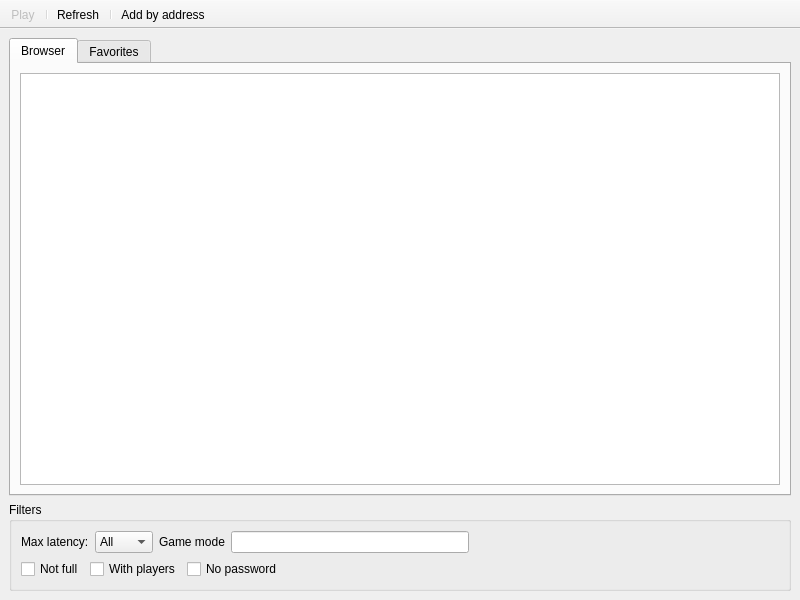
<?xml version="1.0" encoding="UTF-8"?>
<ui version="4.0">
 <class>MainWindow</class>
 <widget class="QMainWindow" name="MainWindow">
  <property name="geometry">
   <rect>
    <x>0</x>
    <y>0</y>
    <width>800</width>
    <height>600</height>
   </rect>
  </property>
  <property name="windowTitle">
   <string>tes3mp Server Browser</string>
  </property>
  <widget class="QWidget" name="centralwidget">
   <layout class="QVBoxLayout" name="verticalLayout">
    <item>
     <widget class="QTabWidget" name="tabWidget">
      <property name="currentIndex">
       <number>0</number>
      </property>
      <widget class="QWidget" name="tabBrowser">
       <attribute name="title">
        <string>Browser</string>
       </attribute>
       <layout class="QHBoxLayout" name="horizontalLayout_2">
        <item>
         <widget class="QTableView" name="tblServerBrowser">
          <property name="selectionMode">
           <enum>QAbstractItemView::SingleSelection</enum>
          </property>
          <property name="selectionBehavior">
           <enum>QAbstractItemView::SelectRows</enum>
          </property>
          <property name="sortingEnabled">
           <bool>true</bool>
          </property>
          <attribute name="verticalHeaderVisible">
           <bool>false</bool>
          </attribute>
         </widget>
        </item>
       </layout>
      </widget>
      <widget class="QWidget" name="tabFavorites">
       <attribute name="title">
        <string>Favorites</string>
       </attribute>
       <layout class="QHBoxLayout" name="horizontalLayout_3">
        <item>
         <widget class="QTableView" name="tblFavorites">
          <property name="selectionMode">
           <enum>QAbstractItemView::SingleSelection</enum>
          </property>
          <property name="selectionBehavior">
           <enum>QAbstractItemView::SelectRows</enum>
          </property>
          <property name="sortingEnabled">
           <bool>true</bool>
          </property>
          <attribute name="verticalHeaderVisible">
           <bool>false</bool>
          </attribute>
         </widget>
        </item>
       </layout>
      </widget>
     </widget>
    </item>
    <item>
     <widget class="QGroupBox" name="groupBoxFilters">
      <property name="title">
       <string>Filters</string>
      </property>
      <layout class="QVBoxLayout" name="verticalLayout_2">
       <item>
        <layout class="QHBoxLayout" name="horizontalLayout_6">
         <item>
          <layout class="QHBoxLayout" name="horizontalLayout">
           <item>
            <widget class="QLabel" name="lblMaxLatency">
             <property name="text">
              <string>Max latency:</string>
             </property>
            </widget>
           </item>
           <item>
            <widget class="QComboBox" name="comboLatency">
             <item>
              <property name="text">
               <string>All</string>
              </property>
             </item>
             <item>
              <property name="text">
               <string>&lt;50</string>
              </property>
             </item>
             <item>
              <property name="text">
               <string>&lt;100</string>
              </property>
             </item>
             <item>
              <property name="text">
               <string>&lt;150</string>
              </property>
             </item>
             <item>
              <property name="text">
               <string>&lt;200</string>
              </property>
             </item>
             <item>
              <property name="text">
               <string>&lt;250</string>
              </property>
             </item>
            </widget>
           </item>
          </layout>
         </item>
         <item>
          <layout class="QHBoxLayout" name="horizontalLayout_5">
           <item>
            <widget class="QLabel" name="lblGameMode">
             <property name="text">
              <string>Game mode</string>
             </property>
            </widget>
           </item>
           <item>
            <widget class="QLineEdit" name="leGamemode"/>
           </item>
          </layout>
         </item>
         <item>
          <spacer name="horizontalSpacer_2">
           <property name="orientation">
            <enum>Qt::Horizontal</enum>
           </property>
           <property name="sizeHint" stdset="0">
            <size>
             <width>40</width>
             <height>20</height>
            </size>
           </property>
          </spacer>
         </item>
        </layout>
       </item>
       <item>
        <layout class="QHBoxLayout" name="horizontalLayout_7">
         <item>
          <widget class="QCheckBox" name="cBoxNotFull">
           <property name="text">
            <string>Not full</string>
           </property>
          </widget>
         </item>
         <item>
          <widget class="QCheckBox" name="cBoxWithPlayers">
           <property name="text">
            <string>With players</string>
           </property>
          </widget>
         </item>
         <item>
          <widget class="QCheckBox" name="cBBoxWOPass">
           <property name="text">
            <string>No password</string>
           </property>
          </widget>
         </item>
         <item>
          <spacer name="horizontalSpacer">
           <property name="orientation">
            <enum>Qt::Horizontal</enum>
           </property>
           <property name="sizeHint" stdset="0">
            <size>
             <width>40</width>
             <height>20</height>
            </size>
           </property>
          </spacer>
         </item>
        </layout>
       </item>
      </layout>
     </widget>
    </item>
   </layout>
  </widget>
  <widget class="QToolBar" name="toolBar">
   <property name="enabled">
    <bool>true</bool>
   </property>
   <property name="windowTitle">
    <string>toolBar</string>
   </property>
   <property name="movable">
    <bool>false</bool>
   </property>
   <property name="floatable">
    <bool>false</bool>
   </property>
   <attribute name="toolBarArea">
    <enum>TopToolBarArea</enum>
   </attribute>
   <attribute name="toolBarBreak">
    <bool>false</bool>
   </attribute>
   <addaction name="actionPlay"/>
   <addaction name="separator"/>
   <addaction name="actionRefresh"/>
   <addaction name="separator"/>
   <addaction name="actionAdd_by_IP"/>
  </widget>
  <action name="actionAdd">
   <property name="enabled">
    <bool>false</bool>
   </property>
   <property name="text">
    <string>Add</string>
   </property>
  </action>
  <action name="actionDelete">
   <property name="enabled">
    <bool>false</bool>
   </property>
   <property name="text">
    <string>Delete</string>
   </property>
  </action>
  <action name="actionRefresh">
   <property name="text">
    <string>Refresh</string>
   </property>
  </action>
  <action name="actionPlay">
   <property name="enabled">
    <bool>false</bool>
   </property>
   <property name="text">
    <string>Play</string>
   </property>
  </action>
  <action name="actionAdd_by_IP">
   <property name="text">
    <string>Add by address</string>
   </property>
  </action>
 </widget>
 <resources/>
 <connections/>
</ui>
